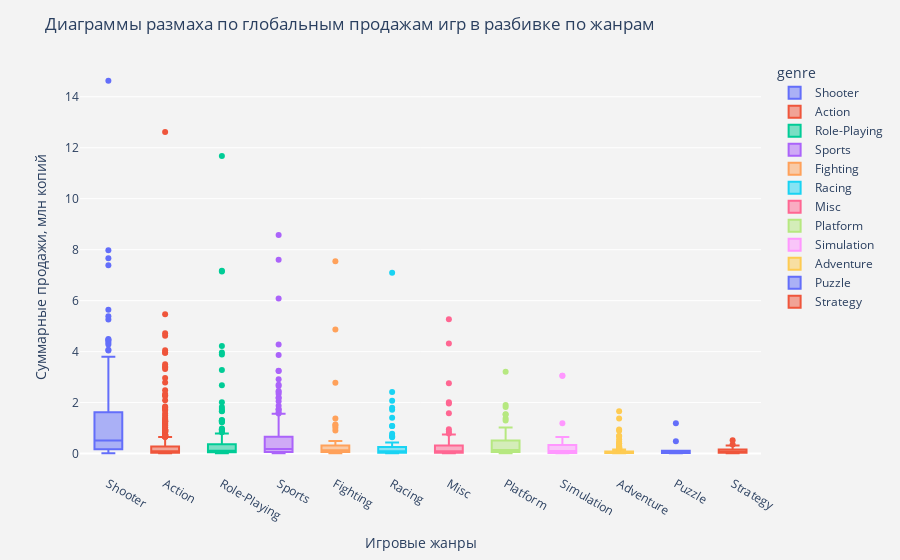

Here is the notebook cell this chart was saved with:
### Code cell
# Построим диаграммы размаха по глобальным продажам игр в разбивке по жанрам
fig = px.box(data_games, 
             x='genre', 
             y='total_sales', 
             color='genre')

fig.update_layout(title='Диаграммы размаха по глобальным продажам игр в разбивке по жанрам', 
                  xaxis_title='Игровые жанры',
                  yaxis_title='Суммарные продажи, млн копий',
                  paper_bgcolor='rgb(243, 243, 243)',
                  plot_bgcolor='rgb(243, 243, 243)')

fig.show()

### Figure 1 — Plotly figure (JSON) as saved in the notebook; plotly's stock layout.template omitted (floating-point values rounded to 4 significant figures; data arrays with more than 128 entries replaced by an {"elided": "..."} marker saying what was removed)
{"data": [{"alignmentgroup": "True", "hovertemplate": "genre=%{x}<br>total_sales=%{y}<extra></extra>", "legendgroup": "Shooter", "marker": {"color": "#636efa"}, "name": "Shooter", "notched": false, "offsetgroup": "Shooter", "orientation": "v", "showlegend": true, "type": "box", "x": ["Shooter", "Shooter", "Shooter", "Shooter", "Shooter", "Shooter", "Shooter", "Shooter", "Shooter", "Shooter", "Shooter", "Shooter", "Shooter", "Shooter", "Shooter", "Shooter", "Shooter", "Shooter", "Shooter", "Shooter", "Shooter", "Shooter", "Shooter", "Shooter", "Shooter", "Shooter", "Shooter", "Shooter", "Shooter", "Shooter", "Shooter", "Shooter", "Shooter", "Shooter", "Shooter", "Shooter", "Shooter", "Shooter", "Shooter", "Shooter", "Shooter", "Shooter", "Shooter", "Shooter", "Shooter", "Shooter", "Shooter", "Shooter", "Shooter", "Shooter", "Shooter", "Shooter", "Shooter", "Shooter", "Shooter", "Shooter", "Shooter", "Shooter", "Shooter", "Shooter", "Shooter", "Shooter", "Shooter", "Shooter", "Shooter", "Shooter", "Shooter", "Shooter", "Shooter", "Shooter", "Shooter", "Shooter", "Shooter", "Shooter", "Shooter", "Shooter", "Shooter", "Shooter", "Shooter", "Shooter", "Shooter", "Shooter", "Shooter", "Shooter", "Shooter", "Shooter", "Shooter", "Shooter", "Shooter", "Shooter", "Shooter", "Shooter", "Shooter", "Shooter", "Shooter", "Shooter", "Shooter", "Shooter", "Shooter", "Shooter", "Shooter", "Shooter", "Shooter", "Shooter", "Shooter", "Shooter", "Shooter", "Shooter", "Shooter", "Shooter", "Shooter", "Shooter", "Shooter", "Shooter", "Shooter", "Shooter", "Shooter", "Shooter", "Shooter", "Shooter", "Shooter", "Shooter", "Shooter", "Shooter", "Shooter", "Shooter", "Shooter", "Shooter"], "x0": " ", "xaxis": "x", "y": [14.63, 7.98, 7.66, 7.39, 5.64, 5.39, 5.26, 4.49, 4.47, 4.44, 4.36, 4.28, 4.07, 4.04, 3.8, 3.66, 3.37, 3.28, 3.23, 2.95, 2.42, 2.25, 2.21, 2.17, 2.14, 2.11, 1.92, 1.92, 1.72, 1.7, 1.69, 1.64, 1.61, 1.54, 1.49, 1.36, 1.34, 1.34, 1.29, 1.21, 1.2, 1.13, 1.12, 1.07, 1.06, 0.97, 0.9, 0.88, 0.76, 0.76, 0.73, 0.68, 0.69, 0.68, 0.66, 0.64, 0.63, 0.63, 0.61, 0.62, 0.57, 0.56, 0.55, 0.53, 0.5, 0.49, 0.48, 0.45, 0.44, 0.43, 0.41, 0.41, 0.41, 0.38, 0.38, 0.37, 0.36, 0.37, 0.35, 0.35, 0.34, 0.33, 0.31, 0.28, 0.29, 0.29, 0.27, 0.28, 0.26, 0.26, 0.24, 0.23, 0.22, 0.2, 0.2, 0.18, 0.15, 0.15, 0.15, 0.14, 0.14, 0.13, 0.12, 0.11, 0.1, 0.09, 0.08, 0.07, 0.06, 0.06, 0.05, 0.05, 0.04, 0.04, 0.04, 0.04, 0.03, 0.04, 0.04, 0.02, 0.02, 0.02, 0.02, 0.02, 0.02, 0.02, 0.02, 0.01], "y0": " ", "yaxis": "y"}, {"alignmentgroup": "True", "hovertemplate": "genre=%{x}<br>total_sales=%{y}<extra></extra>", "legendgroup": "Action", "marker": {"color": "#EF553B"}, "name": "Action", "notched": false, "offsetgroup": "Action", "orientation": "v", "showlegend": true, "type": "box", "x": {"elided": "619 str values"}, "x0": " ", "xaxis": "x", "y": {"elided": "619 float values"}, "y0": " ", "yaxis": "y"}, {"alignmentgroup": "True", "hovertemplate": "genre=%{x}<br>total_sales=%{y}<extra></extra>", "legendgroup": "Role-Playing", "marker": {"color": "#00cc96"}, "name": "Role-Playing", "notched": false, "offsetgroup": "Role-Playing", "orientation": "v", "showlegend": true, "type": "box", "x": {"elided": "221 str values"}, "x0": " ", "xaxis": "x", "y": {"elided": "221 float values"}, "y0": " ", "yaxis": "y"}, {"alignmentgroup": "True", "hovertemplate": "genre=%{x}<br>total_sales=%{y}<extra></extra>", "legendgroup": "Sports", "marker": {"color": "#ab63fa"}, "name": "Sports", "notched": false, "offsetgroup": "Sports", "orientation": "v", "showlegend": true, "type": "box", "x": {"elided": "161 str values"}, "x0": " ", "xaxis": "x", "y": {"elided": "161 float values"}, "y0": " ", "yaxis": "y"}, {"alignmentgroup": "True", "hovertemplate": "genre=%{x}<br>total_sales=%{y}<extra></extra>", "legendgroup": "Fighting", "marker": {"color": "#FFA15A"}, "name": "Fighting", "notched": false, "offsetgroup": "Fighting", "orientation": "v", "showlegend": true, "type": "box", "x": ["Fighting", "Fighting", "Fighting", "Fighting", "Fighting", "Fighting", "Fighting", "Fighting", "Fighting", "Fighting", "Fighting", "Fighting", "Fighting", "Fighting", "Fighting", "Fighting", "Fighting", "Fighting", "Fighting", "Fighting", "Fighting", "Fighting", "Fighting", "Fighting", "Fighting", "Fighting", "Fighting", "Fighting", "Fighting", "Fighting", "Fighting", "Fighting", "Fighting", "Fighting", "Fighting", "Fighting", "Fighting", "Fighting", "Fighting", "Fighting", "Fighting", "Fighting", "Fighting", "Fighting", "Fighting", "Fighting", "Fighting", "Fighting", "Fighting", "Fighting", "Fighting", "Fighting", "Fighting", "Fighting", "Fighting", "Fighting", "Fighting", "Fighting", "Fighting", "Fighting"], "x0": " ", "xaxis": "x", "y": [7.55, 4.87, 2.78, 1.38, 1.14, 1.1, 1.01, 0.9, 0.49, 0.44, 0.38, 0.36, 0.34, 0.33, 0.32, 0.32, 0.3, 0.31, 0.26, 0.23, 0.22, 0.21, 0.19, 0.18, 0.15, 0.16, 0.15, 0.13, 0.13, 0.13, 0.12, 0.11, 0.09, 0.09, 0.1, 0.1, 0.08, 0.09, 0.08, 0.07, 0.07, 0.08, 0.06, 0.06, 0.07, 0.07, 0.05, 0.05, 0.04, 0.03, 0.05, 0.03, 0.03, 0.03, 0.03, 0.02, 0.02, 0.02, 0.01, 0.01], "y0": " ", "yaxis": "y"}, {"alignmentgroup": "True", "hovertemplate": "genre=%{x}<br>total_sales=%{y}<extra></extra>", "legendgroup": "Racing", "marker": {"color": "#19d3f3"}, "name": "Racing", "notched": false, "offsetgroup": "Racing", "orientation": "v", "showlegend": true, "type": "box", "x": ["Racing", "Racing", "Racing", "Racing", "Racing", "Racing", "Racing", "Racing", "Racing", "Racing", "Racing", "Racing", "Racing", "Racing", "Racing", "Racing", "Racing", "Racing", "Racing", "Racing", "Racing", "Racing", "Racing", "Racing", "Racing", "Racing", "Racing", "Racing", "Racing", "Racing", "Racing", "Racing", "Racing", "Racing", "Racing", "Racing", "Racing", "Racing", "Racing", "Racing", "Racing", "Racing", "Racing", "Racing", "Racing", "Racing", "Racing", "Racing", "Racing", "Racing", "Racing", "Racing", "Racing", "Racing", "Racing", "Racing", "Racing", "Racing", "Racing", "Racing", "Racing", "Racing", "Racing", "Racing", "Racing", "Racing", "Racing", "Racing", "Racing"], "x0": " ", "xaxis": "x", "y": [7.09, 2.42, 2.07, 1.8, 1.72, 1.4, 1.08, 1.08, 0.78, 0.69, 0.67, 0.64, 0.43, 0.41, 0.38, 0.36, 0.26, 0.25, 0.24, 0.23, 0.23, 0.22, 0.18, 0.18, 0.17, 0.17, 0.16, 0.13, 0.13, 0.12, 0.12, 0.11, 0.1, 0.1, 0.08, 0.09, 0.09, 0.08, 0.07, 0.06, 0.06, 0.06, 0.05, 0.05, 0.05, 0.05, 0.05, 0.05, 0.05, 0.05, 0.03, 0.04, 0.03, 0.03, 0.03, 0.03, 0.03, 0.03, 0.03, 0.03, 0.02, 0.01, 0.01, 0.01, 0.01, 0.01, 0.01, 0.01, 0.01], "y0": " ", "yaxis": "y"}, {"alignmentgroup": "True", "hovertemplate": "genre=%{x}<br>total_sales=%{y}<extra></extra>", "legendgroup": "Misc", "marker": {"color": "#FF6692"}, "name": "Misc", "notched": false, "offsetgroup": "Misc", "orientation": "v", "showlegend": true, "type": "box", "x": ["Misc", "Misc", "Misc", "Misc", "Misc", "Misc", "Misc", "Misc", "Misc", "Misc", "Misc", "Misc", "Misc", "Misc", "Misc", "Misc", "Misc", "Misc", "Misc", "Misc", "Misc", "Misc", "Misc", "Misc", "Misc", "Misc", "Misc", "Misc", "Misc", "Misc", "Misc", "Misc", "Misc", "Misc", "Misc", "Misc", "Misc", "Misc", "Misc", "Misc", "Misc", "Misc", "Misc", "Misc", "Misc", "Misc", "Misc", "Misc", "Misc", "Misc", "Misc", "Misc", "Misc", "Misc", "Misc", "Misc", "Misc", "Misc", "Misc", "Misc", "Misc", "Misc", "Misc", "Misc", "Misc", "Misc", "Misc", "Misc", "Misc", "Misc", "Misc", "Misc", "Misc", "Misc", "Misc", "Misc", "Misc", "Misc", "Misc", "Misc", "Misc", "Misc", "Misc", "Misc", "Misc", "Misc", "Misc", "Misc", "Misc", "Misc", "Misc", "Misc", "Misc", "Misc", "Misc", "Misc", "Misc", "Misc", "Misc", "Misc", "Misc", "Misc", "Misc", "Misc", "Misc", "Misc", "Misc", "Misc", "Misc", "Misc", "Misc", "Misc", "Misc"], "x0": " ", "xaxis": "x", "y": [5.27, 4.32, 2.76, 2.01, 1.96, 1.58, 0.95, 0.86, 0.79, 0.75, 0.75, 0.73, 0.67, 0.63, 0.61, 0.57, 0.55, 0.53, 0.49, 0.47, 0.42, 0.41, 0.39, 0.38, 0.38, 0.36, 0.32, 0.32, 0.31, 0.33, 0.32, 0.31, 0.27, 0.25, 0.26, 0.25, 0.23, 0.19, 0.19, 0.19, 0.18, 0.18, 0.18, 0.18, 0.17, 0.15, 0.15, 0.13, 0.13, 0.12, 0.11, 0.12, 0.11, 0.11, 0.1, 0.09, 0.09, 0.09, 0.08, 0.08, 0.07, 0.08, 0.07, 0.06, 0.06, 0.06, 0.06, 0.06, 0.06, 0.05, 0.04, 0.05, 0.04, 0.04, 0.04, 0.04, 0.04, 0.03, 0.04, 0.04, 0.03, 0.03, 0.03, 0.03, 0.03, 0.03, 0.03, 0.03, 0.02, 0.03, 0.02, 0.02, 0.02, 0.02, 0.02, 0.02, 0.02, 0.02, 0.02, 0.02, 0.02, 0.01, 0.01, 0.02, 0.01, 0.01, 0.01, 0.01, 0.01, 0.01, 0.01, 0.01, 0.01], "y0": " ", "yaxis": "y"}, {"alignmentgroup": "True", "hovertemplate": "genre=%{x}<br>total_sales=%{y}<extra></extra>", "legendgroup": "Platform", "marker": {"color": "#B6E880"}, "name": "Platform", "notched": false, "offsetgroup": "Platform", "orientation": "v", "showlegend": true, "type": "box", "x": ["Platform", "Platform", "Platform", "Platform", "Platform", "Platform", "Platform", "Platform", "Platform", "Platform", "Platform", "Platform", "Platform", "Platform", "Platform", "Platform", "Platform", "Platform", "Platform", "Platform", "Platform", "Platform", "Platform", "Platform", "Platform", "Platform", "Platform", "Platform", "Platform", "Platform", "Platform", "Platform", "Platform", "Platform", "Platform", "Platform", "Platform", "Platform"], "x0": " ", "xaxis": "x", "y": [3.21, 1.91, 1.83, 1.54, 1.53, 1.38, 1.3, 1.02, 0.64, 0.51, 0.34, 0.34, 0.26, 0.25, 0.21, 0.19, 0.16, 0.14, 0.15, 0.14, 0.11, 0.1, 0.1, 0.09, 0.1, 0.09, 0.07, 0.09, 0.06, 0.05, 0.04, 0.03, 0.03, 0.03, 0.02, 0.01, 0.01, 0.01], "y0": " ", "yaxis": "y"}, {"alignmentgroup": "True", "hovertemplate": "genre=%{x}<br>total_sales=%{y}<extra></extra>", "legendgroup": "Simulation", "marker": {"color": "#FF97FF"}, "name": "Simulation", "notched": false, "offsetgroup": "Simulation", "orientation": "v", "showlegend": true, "type": "box", "x": ["Simulation", "Simulation", "Simulation", "Simulation", "Simulation", "Simulation", "Simulation", "Simulation", "Simulation", "Simulation", "Simulation", "Simulation", "Simulation", "Simulation", "Simulation", "Simulation", "Simulation", "Simulation", "Simulation", "Simulation", "Simulation", "Simulation", "Simulation", "Simulation", "Simulation", "Simulation", "Simulation", "Simulation", "Simulation", "Simulation", "Simulation", "Simulation", "Simulation", "Simulation", "Simulation", "Simulation", "Simulation", "Simulation", "Simulation", "Simulation", "Simulation", "Simulation", "Simulation", "Simulation"], "x0": " ", "xaxis": "x", "y": [3.05, 3.05, 1.19, 0.65, 0.47, 0.42, 0.42, 0.37, 0.36, 0.36, 0.35, 0.32, 0.22, 0.2, 0.2, 0.16, 0.16, 0.14, 0.12, 0.12, 0.11, 0.1, 0.1, 0.06, 0.05, 0.04, 0.04, 0.03, 0.03, 0.03, 0.03, 0.02, 0.02, 0.02, 0.02, 0.02, 0.01, 0.01, 0.01, 0.01, 0.01, 0.01, 0.01, 0.01], "y0": " ", "yaxis": "y"}, {"alignmentgroup": "True", "hovertemplate": "genre=%{x}<br>total_sales=%{y}<extra></extra>", "legendgroup": "Adventure", "marker": {"color": "#FECB52"}, "name": "Adventure", "notched": false, "offsetgroup": "Adventure", "orientation": "v", "showlegend": true, "type": "box", "x": {"elided": "185 str values"}, "x0": " ", "xaxis": "x", "y": {"elided": "185 float values"}, "y0": " ", "yaxis": "y"}, {"alignmentgroup": "True", "hovertemplate": "genre=%{x}<br>total_sales=%{y}<extra></extra>", "legendgroup": "Puzzle", "marker": {"color": "#636efa"}, "name": "Puzzle", "notched": false, "offsetgroup": "Puzzle", "orientation": "v", "showlegend": true, "type": "box", "x": ["Puzzle", "Puzzle", "Puzzle", "Puzzle", "Puzzle", "Puzzle", "Puzzle", "Puzzle", "Puzzle", "Puzzle", "Puzzle", "Puzzle", "Puzzle", "Puzzle"], "x0": " ", "xaxis": "x", "y": [1.19, 0.48, 0.11, 0.11, 0.07, 0.06, 0.05, 0.04, 0.03, 0.02, 0.02, 0.01, 0.01, 0.01], "y0": " ", "yaxis": "y"}, {"alignmentgroup": "True", "hovertemplate": "genre=%{x}<br>total_sales=%{y}<extra></extra>", "legendgroup": "Strategy", "marker": {"color": "#EF553B"}, "name": "Strategy", "notched": false, "offsetgroup": "Strategy", "orientation": "v", "showlegend": true, "type": "box", "x": ["Strategy", "Strategy", "Strategy", "Strategy", "Strategy", "Strategy", "Strategy", "Strategy", "Strategy", "Strategy", "Strategy", "Strategy", "Strategy", "Strategy", "Strategy", "Strategy", "Strategy", "Strategy", "Strategy", "Strategy", "Strategy", "Strategy", "Strategy", "Strategy", "Strategy", "Strategy", "Strategy", "Strategy", "Strategy", "Strategy", "Strategy", "Strategy", "Strategy", "Strategy", "Strategy", "Strategy", "Strategy"], "x0": " ", "xaxis": "x", "y": [0.52, 0.36, 0.32, 0.26, 0.24, 0.24, 0.23, 0.22, 0.21, 0.14, 0.13, 0.08, 0.09, 0.08, 0.08, 0.07, 0.06, 0.06, 0.06, 0.05, 0.05, 0.05, 0.04, 0.04, 0.04, 0.04, 0.04, 0.03, 0.02, 0.02, 0.02, 0.02, 0.01, 0.01, 0.01, 0.01, 0.01], "y0": " ", "yaxis": "y"}], "layout": {"boxmode": "overlay", "legend": {"title": {"text": "genre"}, "tracegroupgap": 0}, "margin": {"t": 60}, "paper_bgcolor": "rgb(243, 243, 243)", "plot_bgcolor": "rgb(243, 243, 243)", "title": {"text": "Диаграммы размаха по глобальным продажам игр в разбивке по жанрам"}, "xaxis": {"anchor": "y", "categoryarray": ["Shooter", "Action", "Role-Playing", "Sports", "Fighting", "Racing", "Misc", "Platform", "Simulation", "Adventure", "Puzzle", "Strategy"], "categoryorder": "array", "domain": [0, 1], "title": {"text": "Игровые жанры"}}, "yaxis": {"anchor": "x", "domain": [0, 1], "title": {"text": "Суммарные продажи, млн копий"}}}}
